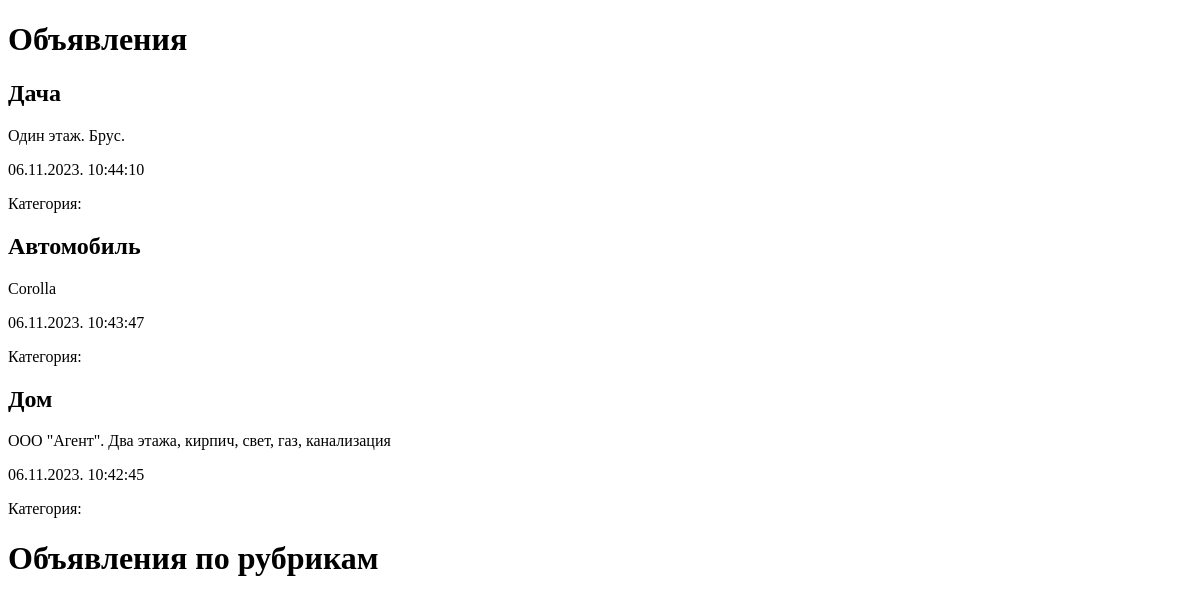
/, run on an earlier commit of the app's database.
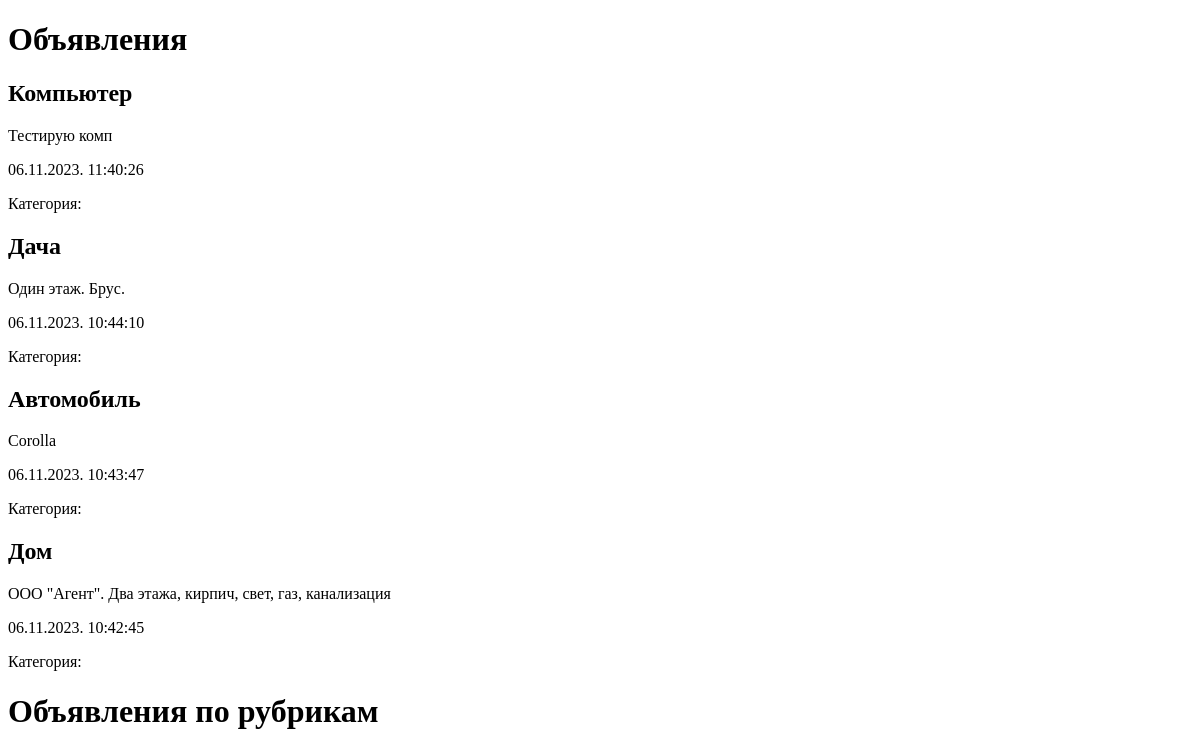
And on a later commit of the database.
### btest/models.py (models this page shows)
class Bb(models.Model):
  title = models.CharField(max_length=50, verbose_name='Товар')
  content = models.TextField(null=True, blank=True, verbose_name='Описание')
  price = models.FloatField(null=True, blank=True, verbose_name='Цена')
  published = models.DateTimeField(auto_now_add=True, db_index=True, verbose_name='Опубликовано')
  rubric = models.ForeignKey('Rubric', null=True,   on_delete=models.PROTECT, verbose_name='Рубрика')
  class Meta:
    verbose_name_plural = 'Объявления'
    verbose_name = 'Объявление'
    ordering = ['-published']

### btest/views.py (the view)
# urls.py: path('', index),
def index(request):
    bbs = Bb.objects.all()
    rs = Rubric.objects.all()
    return render(request, "btest/index.html", {'bbs': bbs, 'rs': rs})

### btest/templates/btest/index.html (shortened to what this page needs)
<!DOCTYPE html>
<html lang="ru">
<head>
</head>
<body>
	<h1>Объявления</h1>
	{% for bb in bbs %}
	<div>
		<h2>{{ bb.title }}</h2>
		<p>{{ bb.content }}</p>
		<p>{{ bb.published|date:"d.m.Y. H:i:s"}}</p>
		<p>Категория: {{ bb.rubric.name }}</p>
	</div>
	{% endfor %}
	<h1>Объявления по рубрикам</h1>
</body>
</html>

What changed in the data, as far as the page shows it:
added Bb: title "Компьютер", content "Тестирую комп", published "06.11.2023. 11:40:26"
